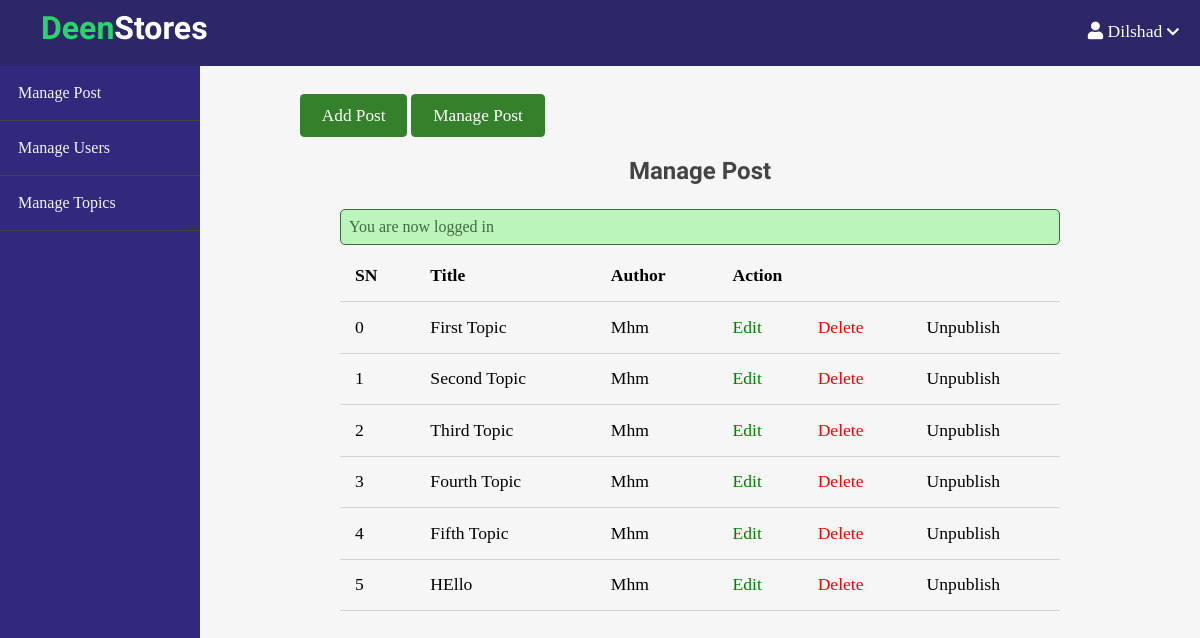
The page /admin/posts/index.php (signed in) on the database its author committed.
### tables this page shows
CREATE TABLE `posts` (
  `id` int(11) NOT NULL,
  `user_id` int(11) NOT NULL,
  `topic_id` int(11) NOT NULL,
  `title` varchar(255) NOT NULL,
  `image` varchar(255) NOT NULL,
  `video` varchar(255) NOT NULL,
  `body` text NOT NULL,
  `published` tinyint(4) NOT NULL,
  `created_at` datetime NOT NULL DEFAULT current_timestamp()
);

### app/database/db.php (called while the page is built, shortened)
<?php
require('connect.php');
function selectAll($table, $conditions = [])
{
    global $conn;
    $sql = "Select * From $table";
    if (empty($conditions)) {
        $stmt = $conn->prepare($sql);
        $stmt->execute();
        $records = $stmt->get_result()->fetch_all(MYSQLI_ASSOC);
        return $records;
    }
}

### app/controllers/posts.php (called while the page is built, shortened)
<?php
include($ROOT_PATH  . "/app/database/db.php");
$table = 'posts';
$posts = selectAll($table);

### admin/posts/index.php (the view, shortened to what this page needs)
<?php include ("../../path.php"); ?>
<?php include ($ROOT_PATH . "/app/controllers/posts.php");
?>
<!DOCTYPE html>
<html lang="en">
  <head>
    <link
      href="https://cdnjs.cloudflare.com/ajax/libs/font-awesome/5.13.0/css/all.min.css"
      rel="stylesheet"
    />
    <link rel="stylesheet" href="../../assets/css/style.css" />
    <link rel="stylesheet" href="../../assets/css/admin.css" />
  </head>
  <body>
      <?php  include($ROOT_PATH . "/app/includes/adminHeader.php"); ?>
    <div class="admin__wrapper">
        <?php  include($ROOT_PATH . "/app/includes/adminSidebar.php"); ?>
        <div class="admin__content">
          <div class="button__group">
            <a href="create.php" class="btn btn__big">Add Post</a>
            <a href="index.php" class="btn btn__big">Manage Post</a>
          </div>
          <div class="content">
            <h2 class="page__title">Manage Post</h2>
            <?php include ($ROOT_PATH . "/app/includes/messages.php");?>
            <table>
              <thead>
                <th>SN</th>
                <th>Title</th>
                <th>Author</th>
                <th colspan="3">Action</th>
              </thead>
              <tbody>
                 <?php foreach ($posts as $key => $post): ?>
                  <tr>
                  <td><?php echo $key  ?></td>
                  <td> <?php echo $post['title']?></td>
                  <td>Mhm</td>
                  <td><a href="edit.php?id=<?php echo $post['id'];?>" class="edit">Edit</a></td>
                  <td><a href="edit.php?delete_id=<?php echo $post['id'];?>" class="delete">Delete</a></td>
                    <?php if ($post ['published']): ?>
                  <td><a href="edit.php?published=0&p_id=<?php echo $post['id'] ?>" class="unpublish">Unpublish</a></td>
                  <?php else: ?>
                  <td><a href="edit.php?published=1&p_id=<?php echo $post['id'] ?>" class="publish">Publish</a></td>
                  <?php endif; ?>
                <tr>
                  <?php endforeach; ?>
              </tbody>
            </table>
          </div>
        </div>
    </div>
  </body>
</html>

### assets/css/style.css (style rules this page uses)
* { box-sizing: border-box; }
html, body { height: 100%; padding: 0px; margin: 0px; background: #f6f6f6; font-family: "Lore", serif; }
h1, h2, h3, h4, h5, h6 { font-family: "Candal"; color: #444; margin: 5px; }
a { text-decoration: none; color: inherit; }
.btn { padding: 0.5rem 1rem; background: #35802b; color: white; border: 1px solid transparent; border-radius: 0.25em; font-size: 1.08em; font-family: "Lora" serif; }
.btn__big { padding: 0.7rem 1.3rem; line-height: 1.3rem; }
.content { width: 90%; margin: 30px auto 30px; }

### assets/css/admin.css (style rules this page uses)
.admin__wrapper { display: flex; height: calc(100% - 66px); }
.admin__wrapper .admin__content { flex: 8; height: 100%; padding: 40px 100px 100px; overflow-y: scroll; }
.admin__content .page__title { text-align: center; margin-bottom: 1.5rem; }
table { width: 100%; border-collapse: collapse; font-size: 1.1rem; }
th, td { padding: 15px; text-align: left; border-bottom: 1px solid #d3d3d3; }
.edit { color: green; }
.delete { color: red; }

### rows shown on the page
posts: key "0", title "First Topic"
posts: key "1", title "Second Topic"
posts: key "2", title "Third Topic"
posts: key "3", title "Fourth Topic"
posts: key "4", title "Fifth Topic"
posts: key "5", title "HEllo"

### other values the page prints
$_SESSION['username'] "Dilshad"
$_SESSION['message'] "You are now logged in"
